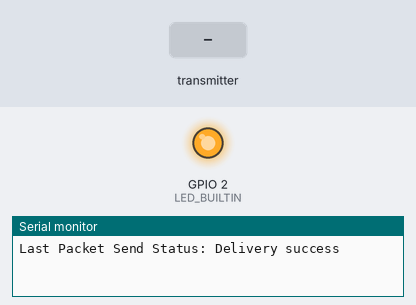
This sketch was run on a simulated ESP8266 (NodeMCU). On the bench: output pins drawn as LEDs (lit = HIGH, except the on-board LED, lit = LOW), the last lines printed to the serial monitor. Inputs (shaded band) come from the test bench. Random numbers use the default seed unless the sketch sets one.

Above: at 1.2 s.
1.3 s: the transmitter starts sending r = 0
At 2.0 s:
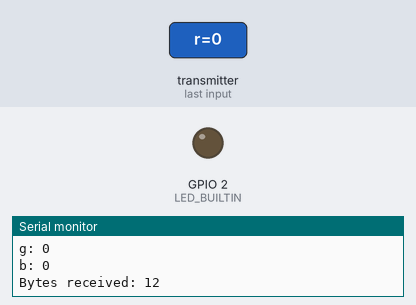
Timing chart, 0 to 10.3 s (numbered marks = the images above; inputs shaded):
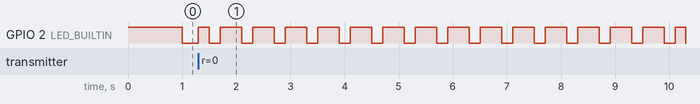

Measured:
- after the input at 1.3 s, GPIO 2 (LED_BUILTIN): LOW → HIGH at once, then repeats every 0.60 s: LOW 0.20 s, HIGH 0.40 s

The sketch:

now_send.ino
```cpp
#include <espnow.h>
#include <ESP8266WiFi.h>

//接收方的MAC地址(B)
uint8_t peer1[] = {0xE8, 0xDB, 0x84, 0x9D, 0xB9, 0x42};

// 定义一个数据结构，收发双方都要定义相同的结构
typedef struct struct_message {
  int r;
  int g;
  int b;
} struct_message;

//myData 用于保存收到的数据（也用于包装发送的数据）
struct_message myData;

//每隔多久发一次数据
unsigned long lastTime = 0;
unsigned long timerDelay = 1000;  // send readings timer

// 发送数据后会触发该函数
void OnDataSent(uint8_t *mac_addr, uint8_t sendStatus) {
  Serial.print("Last Packet Send Status: ");
  // 0= 发送成功，打开LED灯
  if (sendStatus == 0){
    Serial.println("Delivery success");
    digitalWrite(LED_BUILTIN, LOW);
  }
  else{
    // 发送失败，关闭LED灯
    Serial.println("Delivery fail");
    digitalWrite(LED_BUILTIN, HIGH);
  }
}
//收到数据会触发的回调函数
void OnDataRecv(uint8_t * mac, uint8_t *incomingData, uint8_t len) {
  memcpy(&myData, incomingData, sizeof(myData));
  Serial.print("Bytes received: ");

  //收到数据，眨眨眼（连续切换LED灯的亮灭）
  digitalWrite(LED_BUILTIN, HIGH);
  delay(200);
  digitalWrite(LED_BUILTIN, LOW);
  delay(200);
  digitalWrite(LED_BUILTIN, HIGH);
  delay(200);
  digitalWrite(LED_BUILTIN, LOW);

  //在串口监视器打印收到的数据
  Serial.println(len);
  Serial.print("r: ");
  Serial.println(myData.r);
  Serial.print("g: ");
  Serial.println(myData.g);
  Serial.print("b: ");
  Serial.println(myData.b);
  Serial.println();
}

void setup() {
  // Init Serial Monitor
  Serial.begin(115200);

  pinMode(LED_BUILTIN,OUTPUT);
  digitalWrite(LED_BUILTIN, HIGH);

  // Set device as a Wi-Fi Station
  WiFi.mode(WIFI_STA);

  // 初始化esp-now协议
  if (esp_now_init() != 0) {
    Serial.println("Error initializing ESP-NOW");
    return;
  }

  //将该设备设为控制端（可收可发）如果设为ESP_NOW_ROLE_SLAVE 则只能收。
  esp_now_set_self_role(ESP_NOW_ROLE_CONTROLLER);

  //发送成功后的回调函数（如目标设备离线，则返回错误信息）
  esp_now_register_send_cb(OnDataSent);

  //接收成功后的回调函数，可以在其中获取接收到的数据
  esp_now_register_recv_cb(OnDataRecv);

  //注册通讯的设备，如果有多个设备，就注册多次
  esp_now_add_peer(peer1, ESP_NOW_ROLE_SLAVE, 1, NULL, 0);
}

void loop() {
  //定时发送数据
  if ((millis() - lastTime) > timerDelay) {
    // 设定要发送的数据
    myData.r = myData.r==1?0:1; //每次都将r的值，反转。控制接收方LED灯的亮灭
    myData.g = random(0,20);
    myData.b = random(0,20);

    // 发送数据给其他设备，NULL 表示所有注册的设备，也可以填写设备的peer 地址
    esp_now_send(NULL, (uint8_t *) &myData, sizeof(myData));

    lastTime = millis();
  }
}
```
